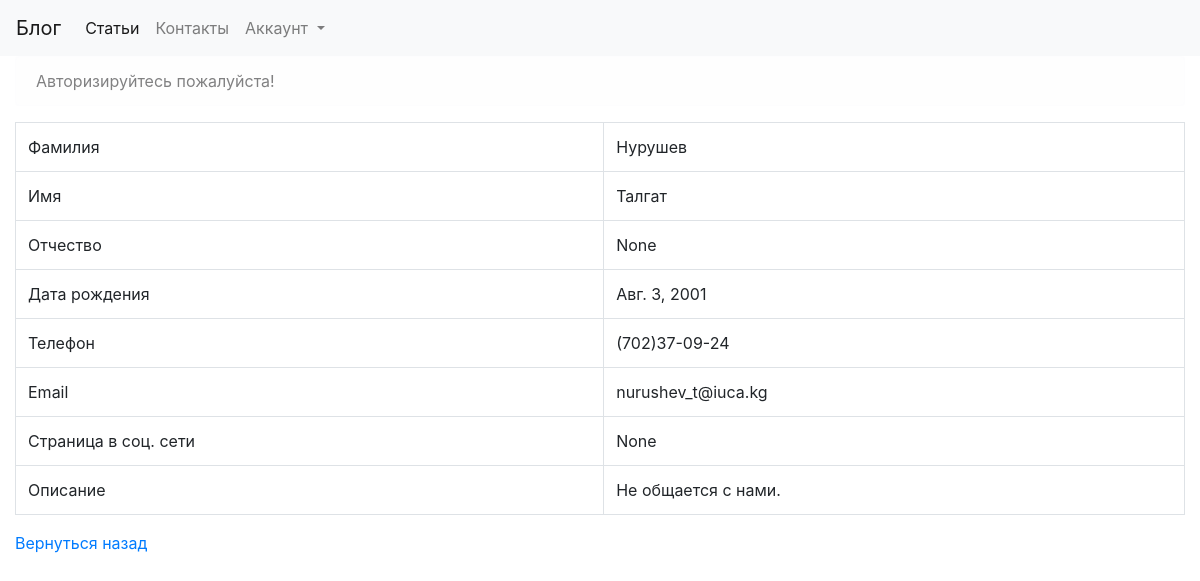
The page /contacts/contact/1/ on the database its author committed.
### contacts/models.py (models this page shows, shortened)
class Contact(models.Model):
    last_name = models.CharField(max_length=254, verbose_name='Фамилия')
    first_name = models.CharField(max_length=254, verbose_name='Имя')
    patronymic = models.CharField(max_length=254, null=True, blank=True, verbose_name='Отчество')
    deck = models.TextField(max_length=5000, default='Я просто очень хороший человек.', verbose_name='Описание')
    date_of_birth = models.DateField(verbose_name='Дата рождения')
    phone = models.CharField(max_length=254, verbose_name='Номер телефона')
    email = models.EmailField(max_length=254, null=True, blank=True, verbose_name='Email')
    social_page_networks = models.CharField(max_length=254, null=True, blank=True, verbose_name='Страница в соц. сети')
    class Meta:
        verbose_name = 'Контакт'
        verbose_name_plural = 'Контакты'

### contacts/views.py (the view)
# urls.py: path('contact/<int:pk>/', views.contact_detail, name='contact_detail'),
def contact_detail(request, pk):
    contact = get_object_or_404(Contact, pk=pk)
    return render(request, "../templates/contacts/contact_detail.html", {'contact': contact})

### templates/contacts/contact_detail.html (shortened to what this page needs)
{% extends 'blog/base.html' %}
    {% block content %}
        <table class="table table-bordered">
            <tbody>
            <tr>
                <td>Фамилия</td>
                <td>{{ contact.last_name }}</td>
            </tr>
            <tr>
                <td>Имя</td>
                <td>{{ contact.first_name }}</td>
            </tr>
            <tr>
                <td>Отчество</td>
                <td>{{ contact.patronymic }}</td>
            </tr>
            <tr>
                <td>Дата рождения</td>
                <td>{{ contact.date_of_birth }}</td>
            </tr>
            <tr>
                <td>Телефон</td>
                <td>{{ contact.phone }}</td>
            </tr>
            <tr>
                <td>Email</td>
                <td>{{ contact.email }}</td>
            </tr>
            <tr>
                <td>Страница в соц. сети</td>
                <td>{{ contact.social_page_networks }}</td>
            </tr>
            <tr>
                <td>Описание</td>
                <td>{{ contact.deck }}</td>
            </tr>
            </tbody>
        </table>
        <a href="{% url 'contact_list' %}">Вернуться назад<a/>
    {% endblock %}

### rows shown on the page
Contact: last_name "Нурушев", first_name "Талгат", patronymic "None", date_of_birth "Авг. 3, 2001", phone "(702)37-09-24", email "nurushev_t@iuca.kg", social_page_networks "None", deck "Не общается с нами."
